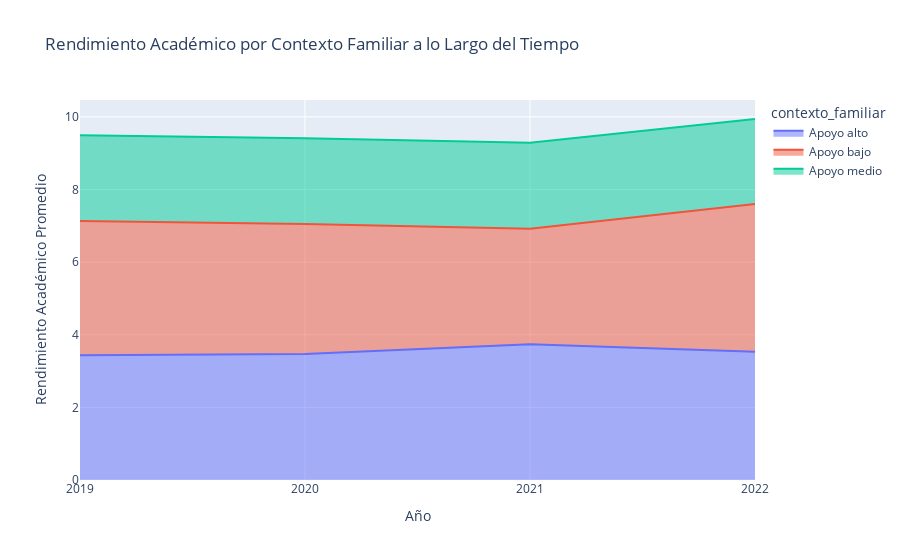

Write notebook code for a chart like this one.
### Code cell
# Este es un ejemplo hipotético, asumiendo que tienes una forma de agrupar por años
data['year'] = np.random.choice(['2019', '2020', '2021', '2022'], size=len(data))
performance_by_context_and_year = data.groupby(['year', 'contexto_familiar'])['mean_test'].mean().reset_index()

fig = px.area(performance_by_context_and_year, x='year', y='mean_test', color='contexto_familiar',
              title='Rendimiento Académico por Contexto Familiar a lo Largo del Tiempo',
              labels={'mean_test': 'Rendimiento Académico Promedio', 'year': 'Año'})
fig.show()

### Figure 1 — Plotly figure (JSON) as saved in the notebook; plotly's stock layout.template omitted (floating-point values rounded to 4 significant figures)
{"data": [{"fillpattern": {"shape": ""}, "hovertemplate": "contexto_familiar=Apoyo alto<br>Año=%{x}<br>Rendimiento Académico Promedio=%{y}<extra></extra>", "legendgroup": "Apoyo alto", "line": {"color": "#636efa"}, "marker": {"symbol": "circle"}, "mode": "lines", "name": "Apoyo alto", "orientation": "v", "showlegend": true, "stackgroup": "1", "type": "scatter", "x": ["2019", "2020", "2021", "2022"], "xaxis": "x", "y": [3.433, 3.469, 3.739, 3.531], "yaxis": "y"}, {"fillpattern": {"shape": ""}, "hovertemplate": "contexto_familiar=Apoyo bajo<br>Año=%{x}<br>Rendimiento Académico Promedio=%{y}<extra></extra>", "legendgroup": "Apoyo bajo", "line": {"color": "#EF553B"}, "marker": {"symbol": "circle"}, "mode": "lines", "name": "Apoyo bajo", "orientation": "v", "showlegend": true, "stackgroup": "1", "type": "scatter", "x": ["2019", "2020", "2021", "2022"], "xaxis": "x", "y": [3.698, 3.583, 3.181, 4.068], "yaxis": "y"}, {"fillpattern": {"shape": ""}, "hovertemplate": "contexto_familiar=Apoyo medio<br>Año=%{x}<br>Rendimiento Académico Promedio=%{y}<extra></extra>", "legendgroup": "Apoyo medio", "line": {"color": "#00cc96"}, "marker": {"symbol": "circle"}, "mode": "lines", "name": "Apoyo medio", "orientation": "v", "showlegend": true, "stackgroup": "1", "type": "scatter", "x": ["2019", "2020", "2021", "2022"], "xaxis": "x", "y": [2.363, 2.356, 2.365, 2.342], "yaxis": "y"}], "layout": {"legend": {"title": {"text": "contexto_familiar"}, "tracegroupgap": 0}, "title": {"text": "Rendimiento Académico por Contexto Familiar a lo Largo del Tiempo"}, "xaxis": {"anchor": "y", "domain": [0, 1], "title": {"text": "Año"}}, "yaxis": {"anchor": "x", "domain": [0, 1], "title": {"text": "Rendimiento Académico Promedio"}}}}
